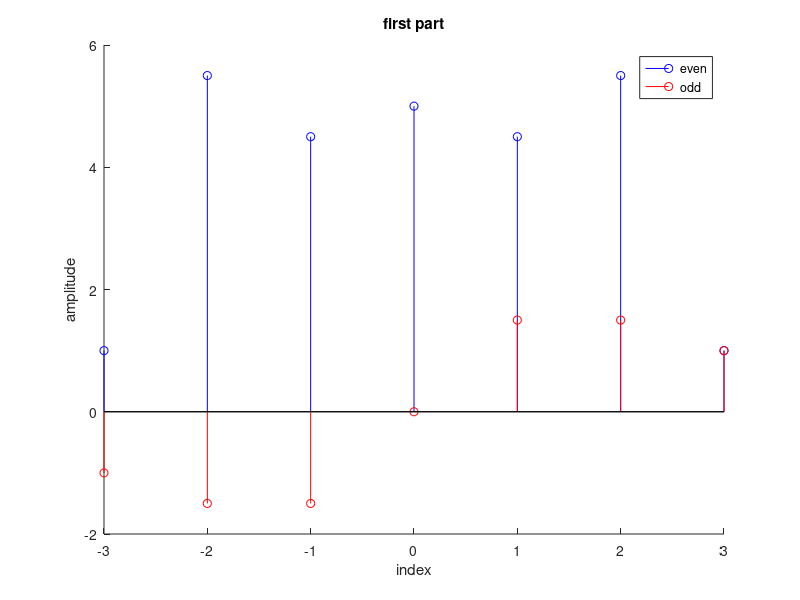
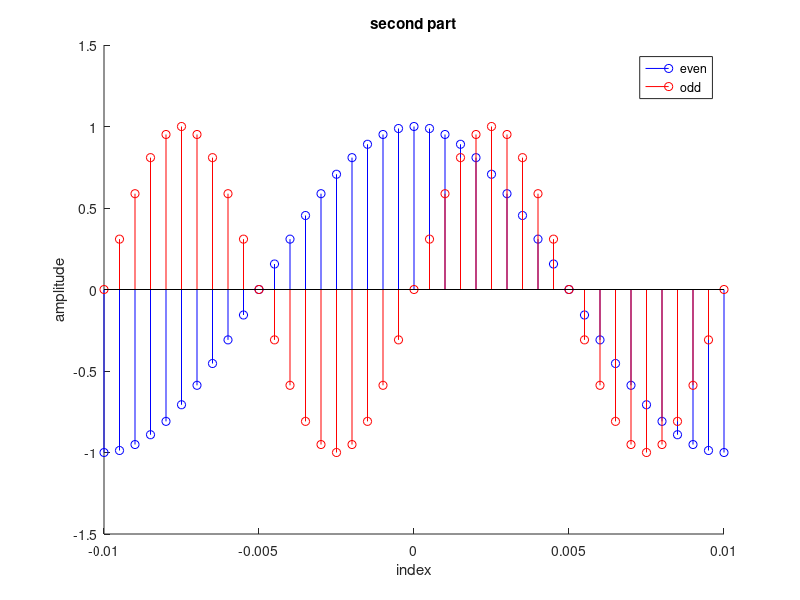

MATLAB code to generate these figures, in order:
clc
clear

%a 
x1 = [0 4 3 5 6 7 2];
n1 = -(numel(x1)-1)/2 : (numel(x1)-1)/2

figure()
hold()
title('first part')
even1 = (x1 + flip(x1))/2;
odd1  = (x1 - flip(x1))/2;

stem(n1,even1,'b')
stem(n1,odd1,'r')
legend('even','odd')
xlabel('index')
ylabel('amplitude')


%b
n2 = -0.01:0.0005:0.01;
x2 = sin(2*pi*100*n2)+cos(pi*100*n2);

figure()
hold()
title('second part')
even = (x2 + flip(x2))/2;
odd  = (x2 - flip(x2))/2;
stem(n2,even,'b')
stem(n2,odd,'r')
legend('even','odd')
xlabel('index')
ylabel('amplitude')